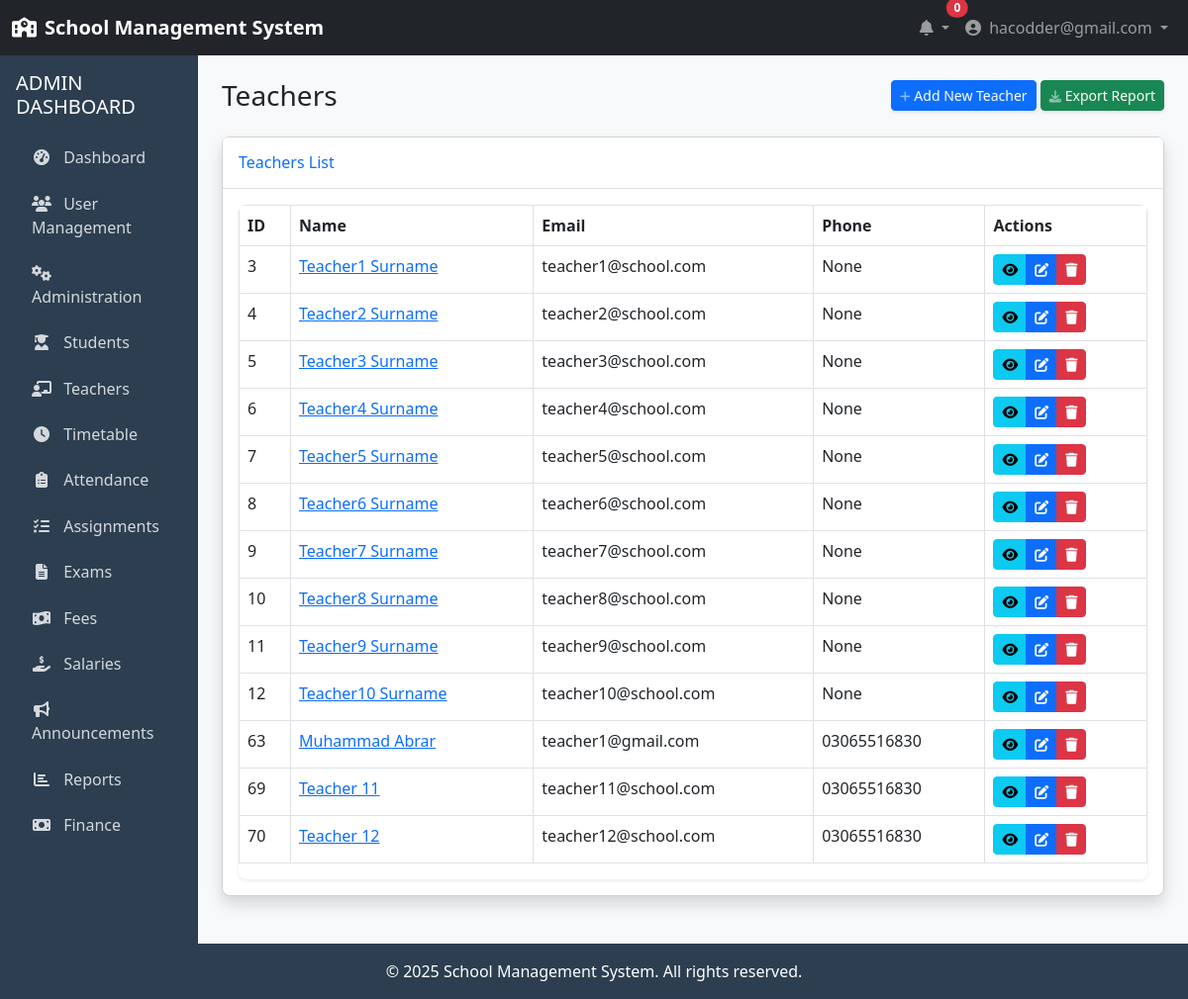
The page /academics/teachers/ (signed in) on the database its author committed.
### accounts/models.py (models this page shows, shortened)
class User(AbstractUser):
    USER_TYPE_CHOICES = (
        ('ADMIN', 'Admin'),
        ('TEACHER', 'Teacher'),
        ('STUDENT', 'Student'),
    )
    username = None
    email = models.EmailField(_('email address'), unique=True)
    user_type = models.CharField(max_length=10, choices=USER_TYPE_CHOICES, default='STUDENT')
    profile_pic = models.ImageField(upload_to='profile_pics/', null=True, blank=True)
    phone_number = models.CharField(max_length=15, null=True, blank=True)
    address = models.TextField(null=True, blank=True)
    date_of_birth = models.DateField(null=True, blank=True)
    USERNAME_FIELD = 'email'
    REQUIRED_FIELDS = []
    objects = UserManager()
    @property
    def is_admin(self):
        return self.user_type == 'ADMIN'

### academics/views.py (the view)
# urls.py: path('teachers/', views.teacher_list, name='teacher_list'),
@login_required
@admin_required
def teacher_list(request):
    teachers = User.objects.filter(user_type='TEACHER')
    context = {
        'teachers': teachers
    }
    return render(request, 'academics/teacher_list.html', context)

### accounts/mixins.py (called while the page is built)
def admin_required(view_func):
    def check_admin(user):
        return user.is_authenticated and user.is_admin
    decorated_view = user_passes_test(check_admin, login_url=reverse_lazy('accounts:login'))(view_func)
    return decorated_view

### templates/academics/teacher_list.html (shortened to what this page needs)
{% extends 'base.html' %}
{% block content %}
<div class="container-fluid">
    <div class="d-sm-flex align-items-center justify-content-between mb-4">
        <h1 class="h3 mb-0 text-gray-800">Teachers</h1>
        <div>
            <a href="{% url 'academics:add_teacher' %}" class="d-none d-sm-inline-block btn btn-sm btn-primary shadow-sm">
                 Add New Teacher
            </a>
            <a href="#" id="exportBtn" class="d-none d-sm-inline-block btn btn-sm btn-success shadow-sm ml-2">
                 Export Report
            </a>
        </div>
    </div>
    <div class="card shadow mb-4">
        <div class="card-header py-3">
            <h6 class="m-0 font-weight-bold text-primary">Teachers List</h6>
        </div>
        <div class="card-body">
            <div class="table-responsive">
                <table class="table table-bordered" id="dataTable" width="100%" cellspacing="0">
                    <thead>
                        <tr>
                            <th>ID</th>
                            <th>Name</th>
                            <th>Email</th>
                            <th>Phone</th>
                            <th>Actions</th>
                        </tr>
                    </thead>
                    <tbody>
                        {% if teachers %}
                            {% for teacher in teachers %}
                                <tr>
                                    <td>{{ teacher.id }}</td>
                                    <td>
                                        <a href="{% url 'academics:teacher_detail' teacher.id %}">
                                            {{ teacher.get_full_name }}
                                        </a>
                                    </td>
                                    <td>{{ teacher.email }}</td>
                                    <td>{{ teacher.phone_number }}</td>
                                    <td>
                                        <div class="btn-group">
                                            <a href="{% url 'academics:teacher_detail' teacher.id %}" class="btn btn-sm btn-info">
                                                <i class="fas fa-eye"></i>
                                            </a>
                                            <a href="{% url 'academics:edit_teacher' teacher.id %}" class="btn btn-sm btn-primary">
                                                <i class="fas fa-edit"></i>
                                            </a>
                                            <a href="{% url 'academics:delete_teacher' teacher.id %}" class="btn btn-sm btn-danger">
                                                <i class="fas fa-trash"></i>
                                            </a>
                                        </div>
                                    </td>
                                </tr>
                            {% endfor %}
                        {% else %}
                            <tr>
                                <td colspan="7" class="text-center">No teachers found.</td>
                            </tr>
                        {% endif %}
                    </tbody>
                </table>
            </div>
        </div>
    </div>
</div>
{% endblock %}

### templates/base.html (shortened to what this page needs)
<!DOCTYPE html>
<html lang="en">
<head>
    <link href="https://cdn.jsdelivr.net/npm/bootstrap@5.3.0/dist/css/bootstrap.min.css" rel="stylesheet">
    <link rel="stylesheet" href="https://cdnjs.cloudflare.com/ajax/libs/font-awesome/6.4.0/css/all.min.css">
</head>
<body>
    <nav class="navbar navbar-expand-lg navbar-dark bg-dark">
        <div class="container-fluid">
            <a class="navbar-brand" href="{% url 'home' %}">
                <i class="fas fa-school me-2"></i>School Management System
            </a>
            <div class="collapse navbar-collapse" id="navbarSupportedContent">
                <ul class="navbar-nav ms-auto mb-2 mb-lg-0">
                    {% if user.is_authenticated %}
                    <li class="nav-item dropdown">
                        <a class="nav-link dropdown-toggle" href="#" id="notificationDropdown" role="button" data-bs-toggle="dropdown">
                            <i class="fas fa-bell"></i>
                            <span class="position-absolute top-0 start-100 translate-middle badge rounded-pill bg-danger">
                                0
                            </span>
                        </a>
                    </li>
                    <li class="nav-item dropdown">
                        <a class="nav-link dropdown-toggle" href="#" id="userDropdown" role="button" data-bs-toggle="dropdown">
                            <i class="fas fa-user-circle me-1"></i> {{ user.get_full_name|default:user.email }}
                        </a>
                    </li>
                    {% else %}
                    <li class="nav-item">
                        <a class="nav-link" href="{% url 'accounts:login' %}"><i class="fas fa-sign-in-alt me-1"></i> Login</a>
                    </li>
                    {% endif %}
                </ul>
            </div>
        </div>
    </nav>
    <div class="container-fluid">
        <div class="row">
            {% if user.is_authenticated %}
            <div class="col-md-3 col-lg-2 px-0 sidebar">
                <div class="p-3">
                    {% if user.is_admin %}
                    <h5 class="text-uppercase mb-3">Admin Dashboard</h5>
                    <ul class="nav flex-column" id="sidenavAccordion">
                        <li class="nav-item">
                            <a class="nav-link {% if request.path == '/accounts/admin/dashboard/' %}active{% endif %}" href="{% url 'accounts:admin_dashboard' %}">
                                <i class="fas fa-tachometer-alt"></i> Dashboard
                            </a>
                        </li>
                        <li class="nav-item">
                            <a class="nav-link {% if '/accounts/users/' in request.path %}active{% endif %}" href="{% url 'accounts:user_list' %}">
                                <i class="fas fa-users"></i> User Management
                            </a>
                        </li>
                        <li class="nav-item">
                            <a class="nav-link collapsed" href="#" data-bs-toggle="collapse" data-bs-target="#collapseAdmin"
                                aria-expanded="false" aria-controls="collapseAdmin">
                                <i class="fas fa-fw fa-cogs"></i>
                                <span>Administration</span>
                            </a>
                        </li>
                        <li class="nav-item">
                            <a class="nav-link" href="{% url 'academics:student_list' %}">
                                <i class="fas fa-user-graduate"></i> Students
                            </a>
                        </li>
                        <li class="nav-item">
                            <a class="nav-link" href="{% url 'academics:teacher_list' %}">
                                <i class="fas fa-chalkboard-teacher"></i> Teachers
                            </a>
                        </li>
                        <li class="nav-item">
                            <a class="nav-link" href="{% url 'academics:timetable_list' %}">
                                <i class="fas fa-clock"></i> Timetable
                            </a>
                        </li>
                        <li class="nav-item">
                            <a class="nav-link" href="{% url 'academics:attendance_list' %}">
                                <i class="fas fa-clipboard-list"></i> Attendance
                            </a>
                        </li>
                        <li class="nav-item">
                            <a class="nav-link" href="{% url 'academics:assignment_list' %}">
                                <i class="fas fa-tasks"></i> Assignments
                            </a>
                        </li>
                        <li class="nav-item">
                            <a class="nav-link" href="{% url 'academics:exam_list' %}">
                                <i class="fas fa-file-alt"></i> Exams
                            </a>
                        </li>
                        <li class="nav-item">
                            <a class="nav-link" href="{% url 'finance:fee_payment_list' %}">
                                <i class="fas fa-money-bill-wave"></i> Fees
                            </a>
                        </li>
                        <li class="nav-item">
                            <a class="nav-link" href="{% url 'finance:salary_payment_list' %}">
                                <i class="fas fa-hand-holding-usd"></i> Salaries
                            </a>
                        </li>
                        <li class="nav-item">
                            <a class="nav-link" href="#">
                                <i class="fas fa-bullhorn"></i> Announcements
                            </a>
                        </li>
                        <li class="nav-item">
                            <a class="nav-link" href="#">
                                <i class="fas fa-chart-bar"></i> Reports
                            </a>
                        </li>
                        <li class="nav-item
                            ">
                            <a class="nav-link {% if 'finance:fee_category_list' in request.path or 'finance:fee_structure_list' in request.path or 'finance:fee_payment_list' in request.path or 'finance:salary_structure_list' in request.path or 'finance:salary_payment_list' in request.path or 'finance:student_fee_management' in request.path %}{% else %}collapsed{% endif %}" href="#" data-toggle="collapse" data-target="#collapseFinance"
                                aria-expanded="{% if 'finance:fee_category_list' in request.path or 'finance:fee_structure_list' in request.path or 'finance:fee_payment_list' in request.path or 'finance:salary_structure_list' in request.path or 'finance:salary_payment_list' in request.path or 'finance:student_fee_management' in request.path %}true{% else %}false{% endif %}" aria-controls="collapseFinance">
                                <i class="fas fa-fw fa-money-bill"></i>
                                <span>Finance</span>
                            </a>
                        </li>
                    </ul>
                    {% endif %}
                </div>
            </div>
            <div class="col-md-9 col-lg-10 content py-4">
            {% else %}
            <div class="col-12 content py-4">
            {% endif %}
                {% block content %}{% endblock %}
            </div>
        </div>
    </div>
    <footer class="footer text-center">
        <div class="container">
            <p class="mb-0">&copy; {% now "Y" %} School Management System. All rights reserved.</p>
        </div>
    </footer>
</body>
</html>

### templates/base.html (style rules this page uses)
:root { --primary-color: #3498db; --secondary-color: #2c3e50; --success-color: #2ecc71; --danger-color: #e74c3c; --warning-color: #f39c12; --light-color: #ecf0f1; --dark-color: #2c3e50; }
body { min-height: 100vh; display: flex; flex-direction: column; background-color: #f8f9fa; }
.content { flex: 1; }
.navbar-brand { font-weight: bold; }
.sidebar { background-color: var(--secondary-color); color: white; min-height: calc(100vh - 56px); }
.sidebar .nav-link { color: rgba(255, 255, 255, 0.8); padding: 0.5rem 1rem; margin: 0.2rem 0; border-radius: 0.25rem; transition: all 0.2s; }
.sidebar .nav-link i { margin-right: 0.5rem; width: 20px; text-align: center; }
.card { border-radius: 0.5rem; box-shadow: 0 0.125rem 0.25rem rgba(0, 0, 0, 0.075); margin-bottom: 1.5rem; }
.card-header { background-color: #fff; border-bottom: 1px solid rgba(0, 0, 0, 0.125); padding: 1rem; font-weight: 500; }
.footer { background-color: var(--secondary-color); color: white; padding: 1rem 0; margin-top: auto; }
.table-responsive { border-radius: 0.5rem; overflow: hidden; box-shadow: 0 0.125rem 0.25rem rgba(0, 0, 0, 0.075); }

### rows shown on the page
User: get_full_name "hacodder@gmail.com"
User: id "3", get_full_name "Teacher1 Surname", email "teacher1@school.com", phone_number "None"
User: id "4", get_full_name "Teacher2 Surname", email "teacher2@school.com", phone_number "None"
User: id "5", get_full_name "Teacher3 Surname", email "teacher3@school.com", phone_number "None"
User: id "6", get_full_name "Teacher4 Surname", email "teacher4@school.com", phone_number "None"
User: id "7", get_full_name "Teacher5 Surname", email "teacher5@school.com", phone_number "None"
User: id "8", get_full_name "Teacher6 Surname", email "teacher6@school.com", phone_number "None"
User: id "9", get_full_name "Teacher7 Surname", email "teacher7@school.com", phone_number "None"
User: id "10", get_full_name "Teacher8 Surname", email "teacher8@school.com", phone_number "None"
User: id "11", get_full_name "Teacher9 Surname", email "teacher9@school.com", phone_number "None"
User: id "12", get_full_name "Teacher10 Surname", email "teacher10@school.com", phone_number "None"
User: id "63", get_full_name "Muhammad Abrar", email "teacher1@gmail.com", phone_number "03065516830"
User: id "69", get_full_name "Teacher 11", email "teacher11@school.com", phone_number "03065516830"
User: id "70", get_full_name "Teacher 12", email "teacher12@school.com", phone_number "03065516830"
